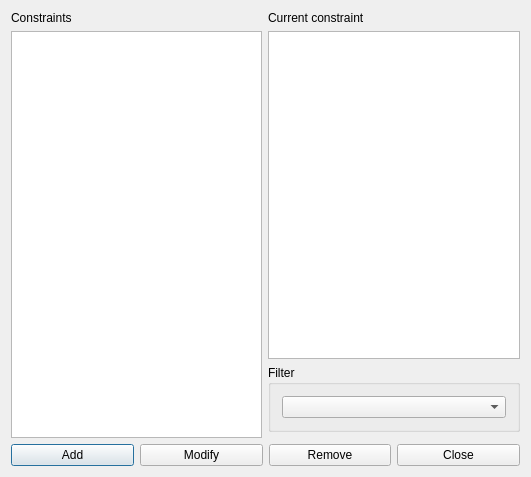
<?xml version="1.0" encoding="UTF-8"?>
<ui version="4.0">
 <class>ConstraintStudentsSetMaxHoursDailyInIntervalForm_template</class>
 <widget class="QDialog" name="ConstraintStudentsSetMaxHoursDailyInIntervalForm_template">
  <property name="geometry">
   <rect>
    <x>0</x>
    <y>0</y>
    <width>531</width>
    <height>477</height>
   </rect>
  </property>
  <property name="windowTitle">
   <string extracomment="This is the title of the dialog to see the list of all constraints of this type">Constraints students set max hours daily in interval</string>
  </property>
  <layout class="QGridLayout" name="gridLayout_2">
   <item row="0" column="0" rowspan="2">
    <layout class="QVBoxLayout" name="verticalLayout">
     <item>
      <widget class="QLabel" name="constraintsTextLabel">
       <property name="frameShape">
        <enum>QFrame::NoFrame</enum>
       </property>
       <property name="frameShadow">
        <enum>QFrame::Plain</enum>
       </property>
       <property name="text">
        <string>Constraints</string>
       </property>
       <property name="wordWrap">
        <bool>false</bool>
       </property>
      </widget>
     </item>
     <item>
      <widget class="QListWidget" name="constraintsListWidget"/>
     </item>
    </layout>
   </item>
   <item row="0" column="1">
    <layout class="QVBoxLayout" name="verticalLayout_2">
     <item>
      <widget class="QLabel" name="currentConstraintTextLabel">
       <property name="text">
        <string>Current constraint</string>
       </property>
       <property name="wordWrap">
        <bool>false</bool>
       </property>
      </widget>
     </item>
     <item>
      <widget class="QPlainTextEdit" name="currentConstraintTextEdit"/>
     </item>
     <item>
      <widget class="QGroupBox" name="filterGroupBox">
       <property name="title">
        <string>Filter</string>
       </property>
       <layout class="QGridLayout" name="gridLayout">
        <item row="0" column="0">
         <widget class="QComboBox" name="studentsComboBox"/>
        </item>
       </layout>
      </widget>
     </item>
    </layout>
   </item>
   <item row="2" column="0" colspan="2">
    <layout class="QHBoxLayout" name="horizontalLayout">
     <item>
      <widget class="QPushButton" name="addConstraintPushButton">
       <property name="text">
        <string>Add</string>
       </property>
      </widget>
     </item>
     <item>
      <widget class="QPushButton" name="modifyConstraintPushButton">
       <property name="text">
        <string>Modify</string>
       </property>
      </widget>
     </item>
     <item>
      <widget class="QPushButton" name="removeConstraintPushButton">
       <property name="text">
        <string>Remove</string>
       </property>
      </widget>
     </item>
     <item>
      <widget class="QPushButton" name="closePushButton">
       <property name="text">
        <string>Close</string>
       </property>
      </widget>
     </item>
    </layout>
   </item>
  </layout>
 </widget>
 <layoutdefault spacing="6" margin="11"/>
 <resources/>
 <connections/>
</ui>
